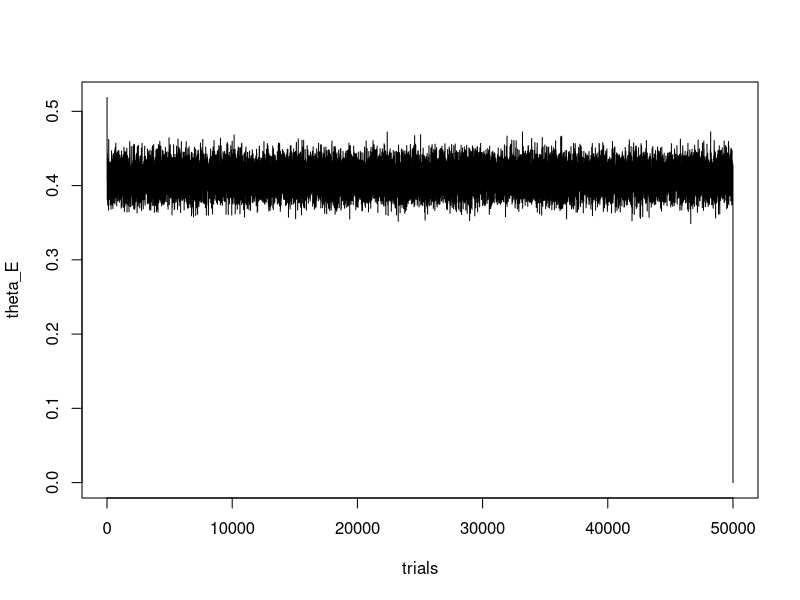
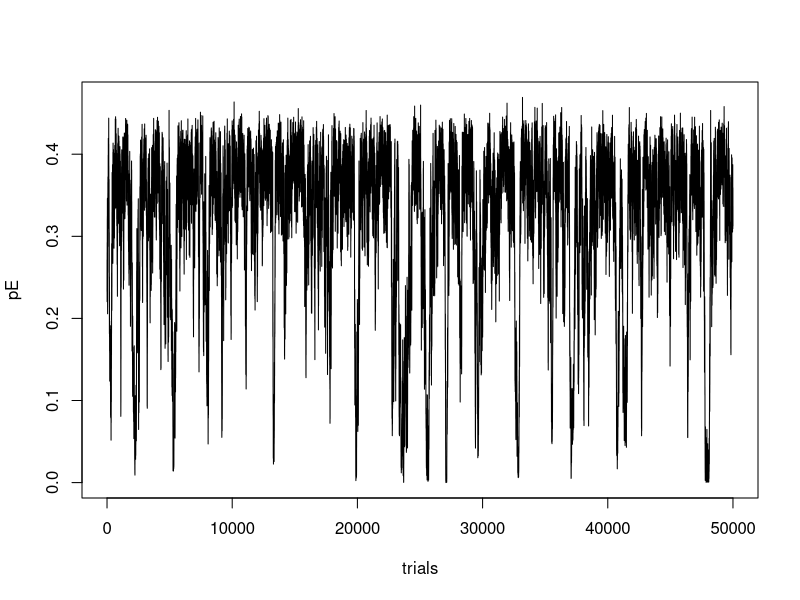
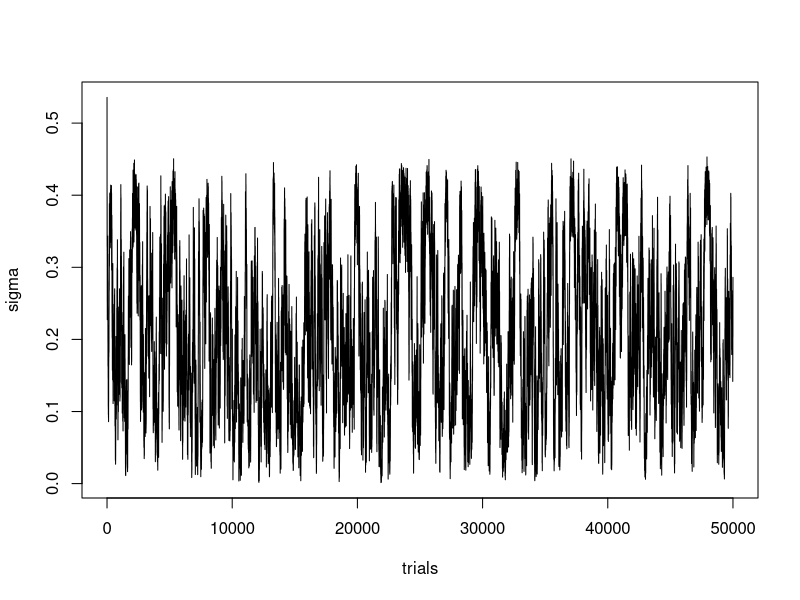
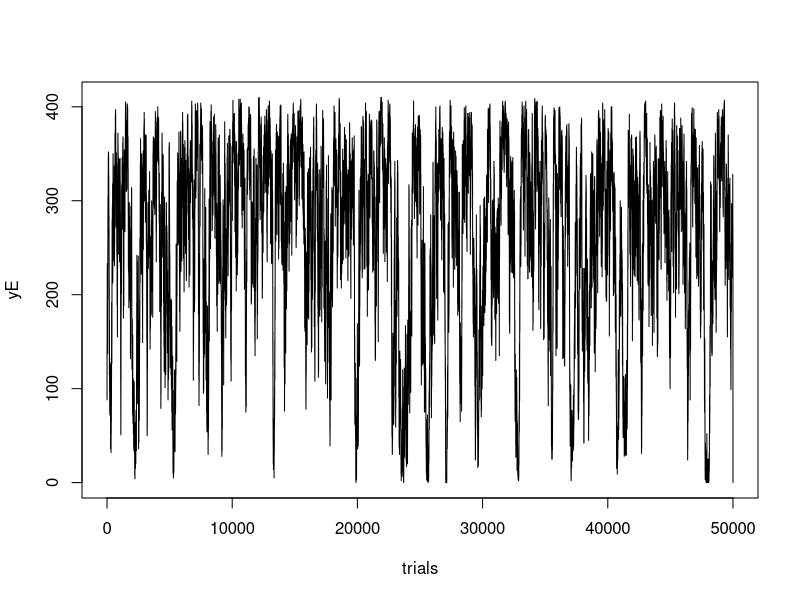
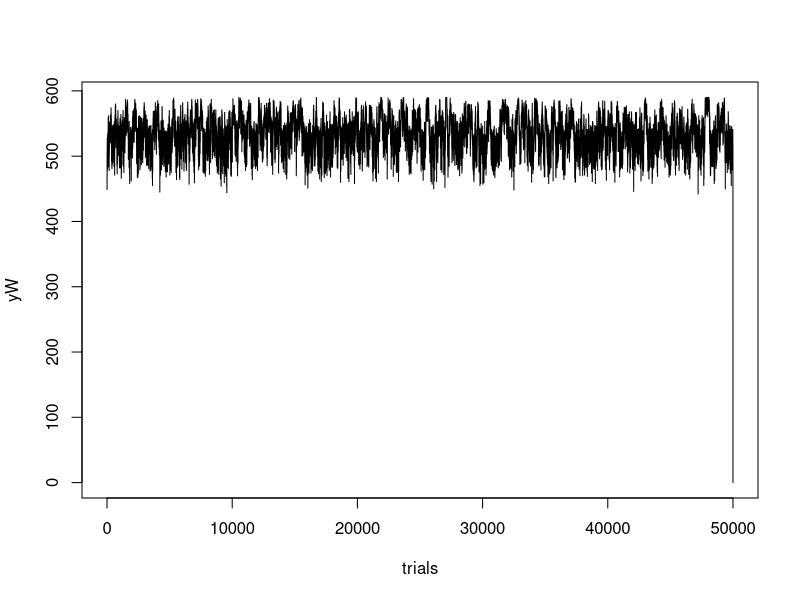
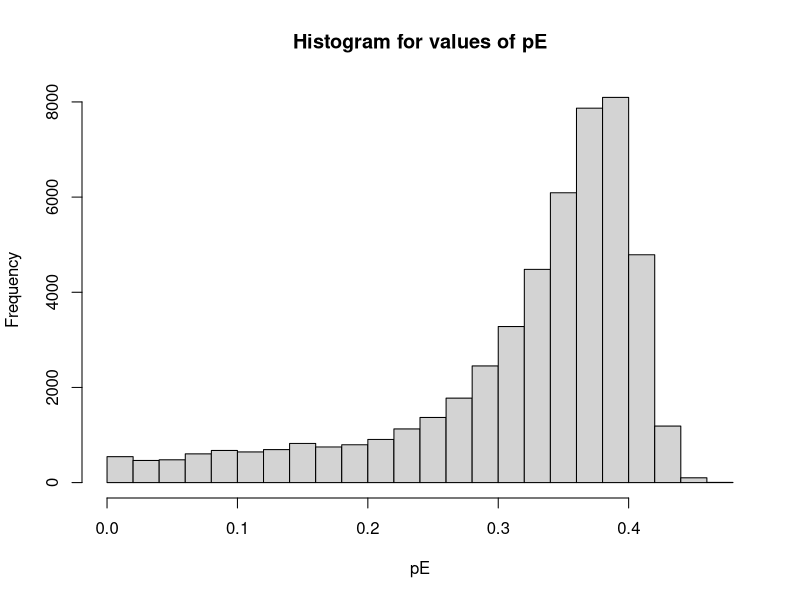
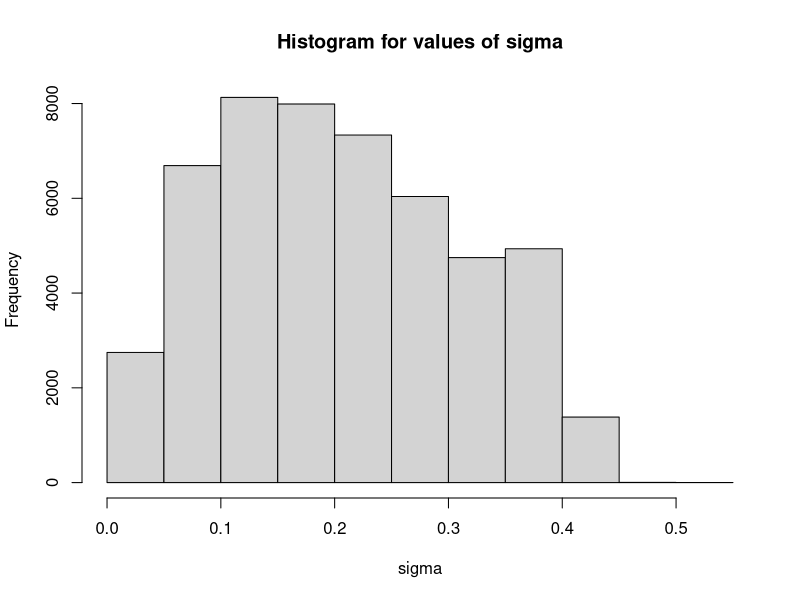

These figures' R source, in order:
#question 8
set.seed(4912)
N=1000 #total number of birds
xE=sample(400:800, 1); xE
trials <- 50000 #number of trials
#initializing arrays for the data
pE = numeric(trials)
sigma = numeric(trials)
yE = numeric(trials)
yW = numeric(trials)
theta_E = numeric(trials)
#generating a probability of a seabird to be on the island E at year 1 pE ~ U(0, 1)
pE[1] = runif(1, 0, 1)
#generating a probability of seabird to change an island from sigma ~ Beta(2, 10)
sigma[1]= rbeta(1, 2, 10)
for(iter in 1:(trials-1)){
  #calculating theta_E based on last pE and sigma
  theta_E[iter] = pE[iter]*(1 - sigma[iter]) +(1 - pE[iter])*sigma[iter]
  #calculate tau_E based on last pE and sigma
  tau_E = ((1-sigma[iter])*pE[iter])/theta_E[iter]
  #calculating tau_W based on last pE and sigma
  tau_W = ((1-sigma[iter])*(1-pE[iter]))/(1-theta_E[iter])
  #simulating the variables yE and yW based on last pE and sigma
  yE[iter] = rbinom(1, xE, tau_E)
  yW[iter] = rbinom(1, N-xE, tau_W)
  pE[iter+1] = rbeta(1, N - xE -yW[iter] + yE[iter] + 1, xE - yE[iter] + yW[iter] + 1)
  sigma[iter+1] = rbeta(1, N - yE[iter] - yW[iter] + 2, yE[iter] + yW[iter] + 10)
}
#plot for theta_E data
plot(seq(1, trials, 1), theta_E, type = "l", xlab = "trials")
#plot for pE data
plot(seq(1, trials, 1), pE, type = "l", xlab = "trials")
#plot for sigma data
plot(seq(1, trials, 1), sigma, type = "l", xlab = "trials")
#plot for yE data
plot(seq(1, trials, 1), yE, type = "l", xlab = "trials")
#plot for yW data
plot(seq(1, trials, 1), yW, type = "l", xlab = "trials")
#histogram for p_E data
hist(pE, xlab = "pE", main = "Histogram for values of pE")
#histogram for sigma data
hist(sigma, xlab = "sigma", main = "Histogram for values of sigma")
summary(pE)
summary(sigma)
